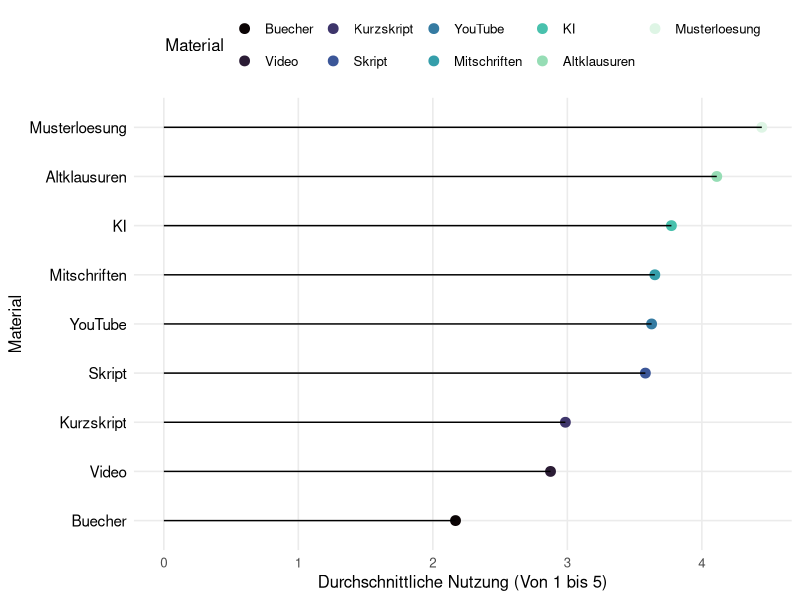
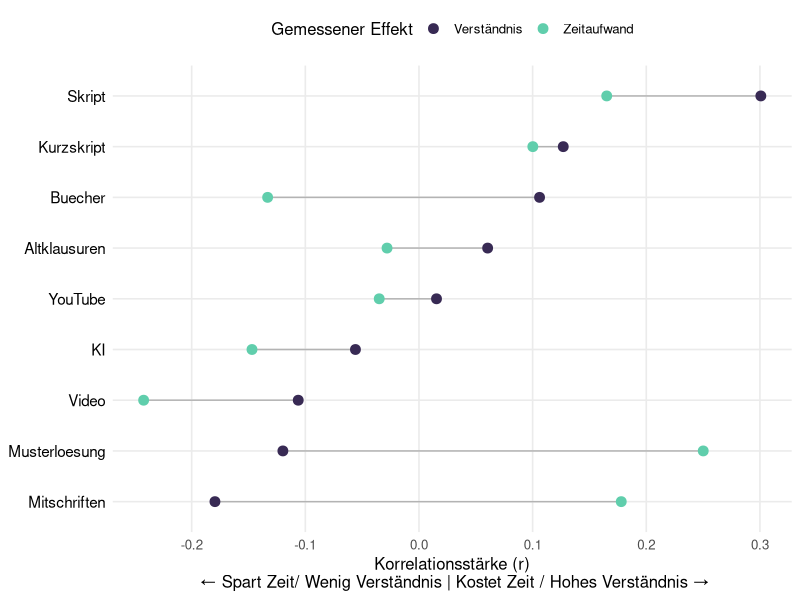
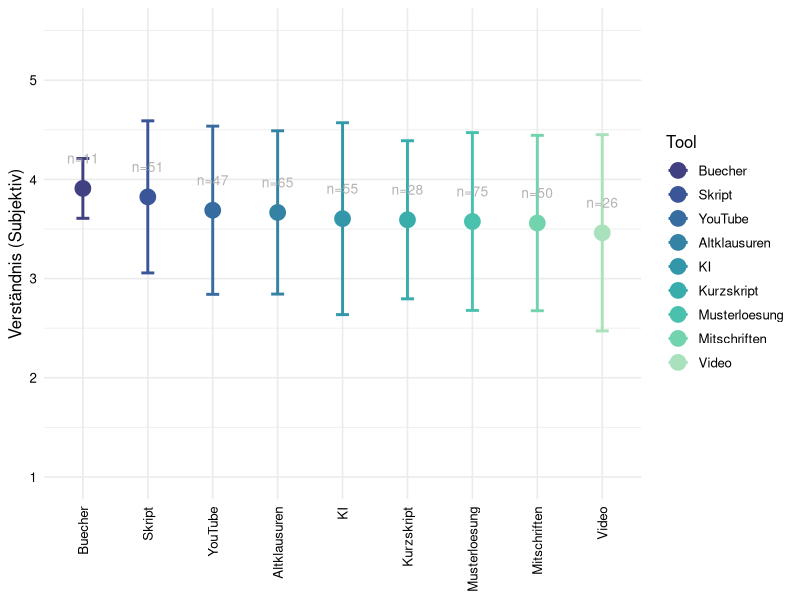
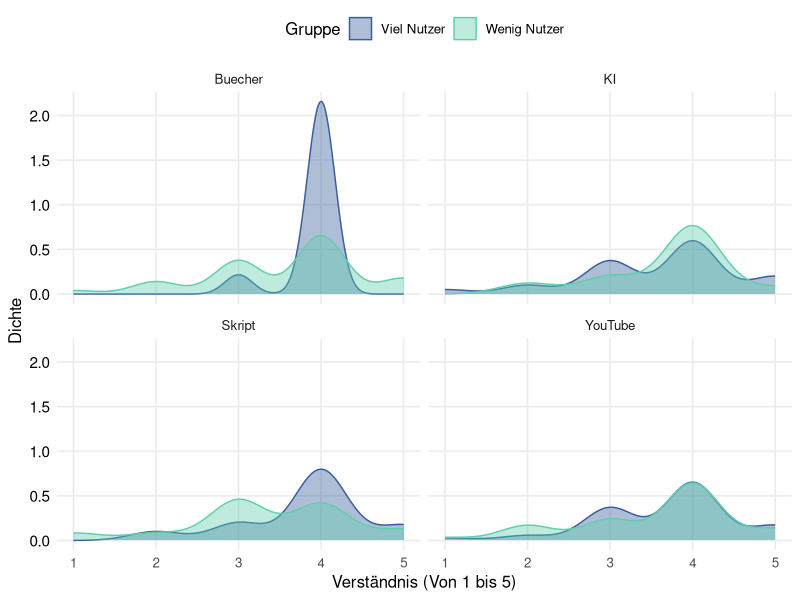

The R script that drew these images, in order: (Note: this script raises an error after producing the figures.)

#Library installieren 
library(tidyverse)

#Reinladen der Umfrage ins global Enviorment
survey.data <- read.csv("results-survey_cleaned.csv")

#Frage/Plot 1 - Ein abbild zeigen von dem was wir eigentlich grade Nutzen
#Die Idee hinter diesem Plot ist für die Analyse dann um den Roten Faden zu halten erstmal zu zeigen was 
#die Studenten eigentlich Nutzen, damit wir nachher Zeigen können das obwohl KI und Digitale Lernmittel
#häufig genutzt werden sie nicht mit einer erfahrung

#Wir extrahieren die passenden Informationen aus unserer Umfrage für unseren Plot
plot.1.data <- survey.data %>%
  #Wir wählen uns die wichtigen Daten aus der Befragung aus (Hier: Die Daten zur Nutzung)
  select(starts_with("Nutzung")) %>%
  #Wir fassen alles zusammen indem wir den Durschnitt für alle mittel ausrechnen und fehlende Werte entfernen
  summarise(across(everything(), mean, na.rm = TRUE)) %>%
  #Wir Formen unser Material um damit wir das ganze mit ggplot vernünftig erstellen 
  #können und bennen Material und den Score richtig um 
  pivot_longer(everything(), names_to = "Material", values_to = "Score") %>%
  #Wir entfernen von den Spalten die bleibsel der csv Datei und Sortieren
  #es so das zuerst die Materialspalte und dann die Scorespalte kommt
  mutate(
    Material = str_remove_all(Material, "Nutzung_|_Num"),
    Material = fct_reorder(Material, Score)
  )

#Wir erstellen unseren Plot für das erste Thema 
plot1 <- ggplot(plot.1.data, aes(x = Score, y = Material)) +
  #Wir erstellen einen kleinen Punkt an der Spitze der Nutzung
  geom_point(size = 3, aes(color = Material)) +
  #Wir zeichnen eine Linie die bis zu dem eben gezeichneten Punkt geht 
  geom_segment(aes(
    x = 0,
    xend = Score,
    y = Material,
    yend = Material
  )) +
  #Hinzufügen von Achsenbeschriftungen
  labs(x = "Durchschnittliche Nutzung (Von 1 bis 5)",
       y = "Material") +
  #Minimal Theme und Farbpallete für Optik vom Plots
  theme_minimal(base_size = 12) +
  theme(
    legend.position = "top", 
    panel.grid.minor = element_blank(),
    plot.title = element_text(face = "bold", size = 16), 
    axis.text.y = element_text(color = "black", size = 11)
  ) +
  scale_color_viridis_d(option = "mako") 

#Wir speichern unsere Grafik fürs Github Projekt
ggsave("Plot1.Nutzung.pdf",
       plot = plot1,
       device = "pdf",
       width = 10,
       height = 4.5)

#Frage/Plot 2 - Zeigen das viele Studenten sich Zeitersparnis beim Studium wünschen

#Um für diese Frage einen guten Plot zu erstellen müssen wir uns erstmal
#anschauen wie Zeitaufwand und Material Korrelieren

cor.time <- survey.data %>%
  summarise(across( 
    starts_with("Nutzung"), #Für alle Spalten die mit "Nutzung" anfangen in der csv
    ~ cor(.x, Effekt_Zeitaufwand_Num, use = "complete.obs") #Berechnen wir die Korrelation mit dem Zeitaufwand
  )) %>%
  #Wir beschriften unsere Zeilen wieder um und formen sie in lange Reihen um
  pivot_longer(everything(), names_to = "Material", values_to = "Zeit.Effekt")

#jetzt bauen wir diese Korrelationswerte auch für den zusammenhang mit dem Verständnis zusammen

cor.understanding <- survey.data %>%
  summarise(across( 
    starts_with("Nutzung"), #Wir nehmen uns wieder alle Nutzungsspalten
    ~ cor(.x, Qualitaet_Verstehen_Num, use = "complete.obs") #Berechnen nur diesesmal die Korrelation mit dem Verständnis
  )) %>%
  
  #Wir beschriften unsere Zeilen wieder um und formen sie in lange Reihen um
  pivot_longer(everything(), names_to = "Material", values_to = "Verstaendnis.Effekt")


#jetzt haben wir die Korrelationsdaten von Zeit und Verständnis wir wollen jetzt diese
#Kombinieren in einen Datensatz den wir dann in ggplot übergeben können

plot.2.data <- left_join(cor.time, cor.understanding, by = "Material") %>%
  mutate(
    Material = str_remove_all(Material, "Nutzung_|_Num"), #Wir entfernen wieder die Umfrage überbleibsel
    Material = fct_reorder(Material, Verstaendnis.Effekt) #Und ordnen die Spalten dann neu an 
  )

#Jetzt können wir unseren finalen ggplot Erstellen das hier wird ein Dumbell Plot 
plot2 <- ggplot(plot.2.data) +
  
  #Dieser Teil baut die Linie in der mitte die die Beiden Korrelationswerte miteinander verbindet 
  geom_segment(aes(
    y = Material, yend = Material,
    x = Zeit.Effekt, xend = Verstaendnis.Effekt
  ), color = "grey70") +
  
  #Hier erstellen wir den Punkt für die Zeit auf dem Graphen
  geom_point(aes(x = Zeit.Effekt, y = Material, color = "Zeitaufwand"), size = 3) +
  
  #Das Hier ist der Punkt für das Verständnis
  geom_point(aes(x = Verstaendnis.Effekt, y = Material, color = "Verständnis"), size = 3) +
  
  #Hier nehmen wir unsere Standard Farbpalette 
  scale_color_viridis_d(option = "mako", begin = 0.2, end = 0.8) +
  #Wir erstellen Überschrift und Achsenbeschriftungen für die Verständnis
  labs(
       x = "Korrelationsstärke (r)\n ← Spart Zeit/ Wenig Verständnis | Kostet Zeit / Hohes Verständnis →",
       y = NULL,
       color = "Gemessener Effekt"
  ) +
  #Wir editieren unser Theme minimal etwas damit es unseren Anforderungen entspricht
  theme_minimal(base_size = 12) +
  theme(
    legend.position = "top", #Sorgt dafür das die Legende oben ist 
    panel.grid.minor = element_blank(),
    plot.title = element_text(face = "bold", size = 16), #Überschrift Makieren und Richtige Größe einstellen 
    axis.text.y = element_text(color = "black", size = 11) #Achsenbeschriftung einfärben und Größe Richtig bestimmen
  )

#Wir speichern wieder unseren Plot 
ggsave("Plot2.cor.time.verst.pdf",
       plot = plot2,
       device = "pdf",
       width = 7,
       height = 4.5)

#Frage/Plot 3 - Welche Materialien Korrelieren Tatsächlich mit dem Gefühl des Veständnis

plot.3.data <- survey.data %>%
  
  #Wir brauchen das verständnis und alle Nutzungs-Spalten
  select(Qualitaet_Verstehen_Num, starts_with("Nutzung")) %>%
  
  #Wir drehen wieder für ggplot die Daten damit alles untereinander steht 
  pivot_longer(
    cols = starts_with("Nutzung"),
    names_to = "Tool",
    values_to = "Haeufigkeit"
  ) %>%
  
  #Wir räumen wieder die Namen auf 
  mutate(Tool = str_remove_all(Tool, "Nutzung_|_Num")) %>%
  
  #Wir filtern alle die das Tool regelmäßig Nutzen
  filter(Haeufigkeit >= 4) %>%
  
  #Wir rechnen absofort pro Tool
  group_by(Tool) %>%
  
  #Jetzt berechnen wir die Werte die wir für den Plot eigentlich brauchen
  summarise(
    Note = mean(Qualitaet_Verstehen_Num, na.rm = TRUE), #Berechnung des Durchschnitts
    Streuung = sd(Qualitaet_Verstehen_Num, na.rm = TRUE), #Fehlerbalken
    Anzahl.User = n() #Wir zeigen an wie viele Nutzer es gab so kann man die aussagekräftigkeit besser einschätzen
  ) %>%
  
  #Sortieren die Notes so das die beste vorne steht 
  mutate(Tool = fct_reorder(Tool, Note, .desc = TRUE))


#Jetzt erstellen wir unseren Mean/Error Plot 
plot3 <- ggplot(plot.3.data, aes(x = Tool, y = Note, color = Tool)) +
  
  #Zuerst erstellen wir den Fehlerbalken
  geom_errorbar(aes(ymin = Note - Streuung, ymax = Note + Streuung),
                width = 0.2, size = 1) +
  #Der Punkt welcher unseren durchschnittswert darstellt 
  geom_point(size = 5) +
  
  #Text Label damit man sieht wie viele Leute zu einer Häufigen Lerngruppe gehören
  geom_text(aes(label = paste0("n=", Anzahl.User)),
            vjust = -2.5, size = 3.5, color = "grey70") +
  
  #Auswählen der Farbpalette
  scale_colour_viridis_d(option = "mako", begin = 0.3, end = 0.9) +
  
  #Jezt fixieren wir die Achsen 
  scale_y_continuous(limits = c(1, 5.5), breaks = 1:5) +
  
  #Beschriftung(WIP)
  labs(
    y = "Verständnis (Subjektiv)",
    x = NULL 
  ) +
  theme_minimal(base_size = 12) +
  theme(
    axis.text.x = element_text(angle = 90, vjust = 0.5, hjust = 1, color = "black"),
    axis.text.y = element_text(color = "black"),
    legend.position = "right"
  )

#Wir speichern wieder unseren Plot
ggsave("Plot3.Errorplot.pdf",
       plot = plot3,
       device = "pdf",
       width = 7,
       height = 3.5)


#Frage/Plot 4 - Macht es einen unterschied für die Note, ob ich ein Tool viel oder wenig nutze?

#Wir erstellen hierfür einen Density Plot, ursprünglich wollte ich nen einfachen 
#Boxplot verwenden aber das war mir ein wenig zu langweilig

#Wir starten wie immer mit unserer datenumformung
plot.4.data <- survey.data %>%
  
  #Wir wählen die Zeilen aus die wir brauchen das Verständnis und Nutzung 
  #von KI und Youtube im Vergleich mit Skript und Büchern
  select(Qualitaet_Verstehen_Num,
         starts_with("Nutzung_")) %>%
  
  #Wir drehen die Daten wieder für den ggplot
  pivot_longer(cols = starts_with("Nutzung"),
               names_to = "Tool",
               values_to = "Haeufigkeit") %>%
  
  #Wir machen unseren Datensatz wieder für den Plot "sauber"
  mutate(Tool = str_remove_all(Tool, "Nutzung_|_Num")) %>%
  
  #Wir filtern alle störenden NAs raus 
  filter(!is.na(Haeufigkeit), !is.na(Qualitaet_Verstehen_Num)) %>%
  
  #Jetzt unterscheiden wir die Studenten in 2 Gruppen
  mutate(Gruppe = if_else(Haeufigkeit >= 4,
                          "Viel Nutzer",
                          "Wenig Nutzer")) %>%
  
  #Wir filtern Tool nur nach den Tools die wir tatsächlich haben wollen in unserem Density Plot
  filter(Tool %in% c("Skript", "KI", "YouTube", "Buecher"))

#Jetzt erstellen wir unseren density Plot 
plot4 <- ggplot(plot.4.data, aes(x = Qualitaet_Verstehen_Num, fill = Gruppe, color = Gruppe)) +
  
  #Wir erstellen unseren density Plot mit alpha = 0.4 damit die Hügel transparent sind 
  geom_density(alpha = 0.4) +
  
  #Dieser Befehl sorgt dafür das wir sozusagen Mini Plots für jedes der Materialien erstellen 
  facet_wrap(~Tool) +
  
  #Hier nehmen wir unsere Standard Farbpalette 
  scale_fill_viridis_d(option = "mako", begin = 0.4, end = 0.8) +
  scale_color_viridis_d(option = "mako", begin = 0.4, end = 0.8) +
  
  #Wir erstellen Überschrift und Achsenbeschriftungen für die Verständnis
  labs(
       x = "Verständnis (Von 1 bis 5)",
       y = "Dichte",
       fill = "Gruppe"
  ) +
  
  #Wir editieren unser Theme minimal etwas damit es unseren Anforderungen entspricht
  theme_minimal(base_size = 12) +
  theme(
    legend.position = "top", #Sorgt dafür das die Legende oben ist 
    panel.grid.minor = element_blank(),
    plot.title = element_text(face = "bold", size = 16), #Überschrift Makieren und Richtige Größe einstellen 
    axis.text.y = element_text(color = "black", size = 11) #Achsenbeschriftung einfärben und Größe Richtig bestimmen
  )


#Wir speichern wieder unsere Grafik 
ggsave("Plot4.Verständnisdichte.pdf",
       plot = plot4,
       device = "pdf",
       width = 7,
       height = 3.5)

#Frage4.5/Plot4.5 - Mit welchen Effekten Korrelieren die Arbeitsmaterialien
#Es fehlt zwischen PLot 4 und 5 für die Argumentation unserer These der Übergang deswegen
#gucken wir uns jetzt an wie die Materialien mit den Effekten zusammenhängen die für die Zufriedenheit sorgen können


plot.4.5.data <- survey.data %>%
  #Wir wählen wieder alle Spalten aus die wir brauchen 
  select(starts_with("Nutzung_"),
         Effekt_Sicherheit_Num,
         Effekt_Stress_Num,
         Effekt_Zeitaufwand_Rev,
         Qualitaet_Verstehen_Num) %>%
  #Wir berechnen von diesen Aspekten die Korrelationen und filtern wieder die NAs
  cor(use = "pairwise.complete.obs") %>%
  
  #Wir wenden wieder unseren Umformatierungstrick an
  as.table() %>%
  as.data.frame() %>%
  filter(
    str_detect(Var1, "Nutzung"),
    !str_detect(Var2, "Nutzung")
  ) %>%
  mutate(
    Tool = str_remove_all(Var1, "Nutzung_|_Num"),
    Effekt = str_remove_all(Var2, "Effekt_|Qualitaet_|_Num|_Rev")
  )

plot4.5 <- ggplot(plot.4.5.data, aes(x = Freq, y = reorder(Effekt, Freq), fill = Effekt)) +
  geom_col() +
  facet_wrap(~Tool, ncol = 3) +
   
   
   geom_text(aes(label = sprintf("%.2f", Freq),
                 hjust = ifelse(Freq > 0, -0.3, 1.3)),
             size = 3.5,
             color = "black") +
  scale_fill_viridis_d(option = "mako", begin = 0.3, end = 0.8) +
  geom_vline(xintercept = 0, linetype = "dashed", color = "grey70") +
  labs(
    x = "Korrelation (r) (Höher ist hier immer besser)",
    y = NULL
  ) +
  theme_minimal(base_size = 12)

#Wir speichern wieder unser Bild
ggsave("Plot4.5.Korrelation.pdf",
       plot = plot4.5,
       device = "pdf",
       width = 10,
       height = 5.5)

#Plot/Frage 5 - Wie Korrelieren Qualitäts und Effekteigenschaften mit der Zufriedenheit
plot.5.data <- survey.data %>%
  
  #Wir suchen alle Eigenschaften raus die mit der Zufriedenheit interessant korrelieren könnten
  select(starts_with("Qualitaet_"), starts_with("Effekt_"), Zufriedenheit_Score) %>%
  
  select(-Effekt_Zeitaufwand_Num, -Qualitaet_Arbeitsbelastung_Num) %>%

  #Wir berechnen die Korrelation zwischen allen werten und filtern wieder NAs
  cor(use = "pairwise.complete.obs") %>%
  
  #Formen die Matrix zuerst in eine Tabelle und dann in einen Data Frame um 
  as.table() %>%
  as.data.frame() %>%
  
  #Wir filtern alle Korrelationen heraus so dass nurnoch die wichtigen Dinge übrig sind 
  filter(Var1 != "Zufriedenheit_Score", Var2 == "Zufriedenheit_Score") %>%
  
  mutate(
    Faktor = str_remove_all(Var1, "Qualitaet_|Effekt_|_Num|_Rev"),
  ) %>%
  
  mutate(
    Faktor = recode(Faktor, "Stress" = "Entspannung")
  ) %>%
  
  mutate(Faktor = fct_reorder(Faktor, Freq)) 

plot5 <- ggplot(plot.5.data, aes(x = Freq, y = Faktor, fill = Freq > 0)) +
  geom_col(width = 0.5) +
  geom_vline(xintercept = 0, linetype = "solid", color = "grey70") +
  geom_text(aes(label = sprintf("%.2f", Freq),
                hjust = ifelse(Freq > 0, -0.3, 1.3)),
            size = 3.5,
            color = "black") +
  
  scale_fill_viridis_d(option = "mako", begin = 0.3, end = 0.8) +
  labs(
    x = "Korrelation mit Zufriedenheit",
    y = NULL,
    fill = NULL) +
  
  theme_minimal(base_size = 12) +
  theme(
    legend.position = "top",
    panel.grid.minor = element_blank()
  )

#Wir Speichern wieder unsere Ergebnisse
ggsave("Plot5.Effekt.cor.pdf",
       plot = plot5,
       device = "pdf",
       width = 7,
       height = 4.5)

#Plot 6 - Sonderanfertigung - Fokussierte Korrelationsheatmap für Annika

plot.6.data <- survey.data %>%
  #Wir nehmen uns alle Spalten die wir brauchen 
  select(Zufriedenheit_Score,
         matches("^(Nutzung|Qualiteat|Effekt).*_Num$")) %>%
  
  #Wir berechnen die Korrelation(Wichtig alle die nicht beide Sachen beantwortet haben werden herausgefiltert)
  cor(use = "pairwise.complete.obs") %>%
  as.table() %>%
  as.data.frame() %>%
  
  mutate(
    Var1 = str_remove_all(Var1, "Nutzung_|Qualitaet_|Effekt_|_Num|_Score|_Rev"),
    Var2 = str_remove_all(Var2, "Nutzung_|Qualitaet_|Effekt_|_Num|_Score|_Rev"),
  )

current.order <- unique(plot.6.data$Var1)
desired.order <- c("zufriedenheit", setdiff(current.order, "Zufriedenheit"))

plot.6.data <- plot.6.data %>%
  
  mutate(
    Var1 = factor(Var1, levels = desired.order),
    Var2 = factor(Var2, levels = desired.order)
  )

plot6 <- ggplot(plot.6.data, aes(x = Var1, y = Var2)) +
  
  geom_tile(aes(fill = Freq)) +
  
  geom_text(color = "black", aes(label = round(Freq, 2), size = 2.5)) +
  
  
  scale_fill_viridis_c(option = "mako", begin = 0.3, end = 0.8, limits = c(-1, 1)) +
  
  labs(
    x = NULL,
    y = NULL,
    fill = "Korrelation"
  ) +
  theme_minimal(base_size = 12) +
  
  theme(
    axis.text.x = element_text(angle = 90, vjust = 0.5, hjust = 1, color = "black"),
    axis.text.y = element_text(color = "black"),
    panel.grid = element_blank(),
    legend.position = "right"
  ) +
  
  coord_fixed()

 
ggsave("Plot6.compressed.Heatmap.pdf",
       plot = plot6,
       device = "pdf",
       width = 10,
       height = 10)

  
  
  
